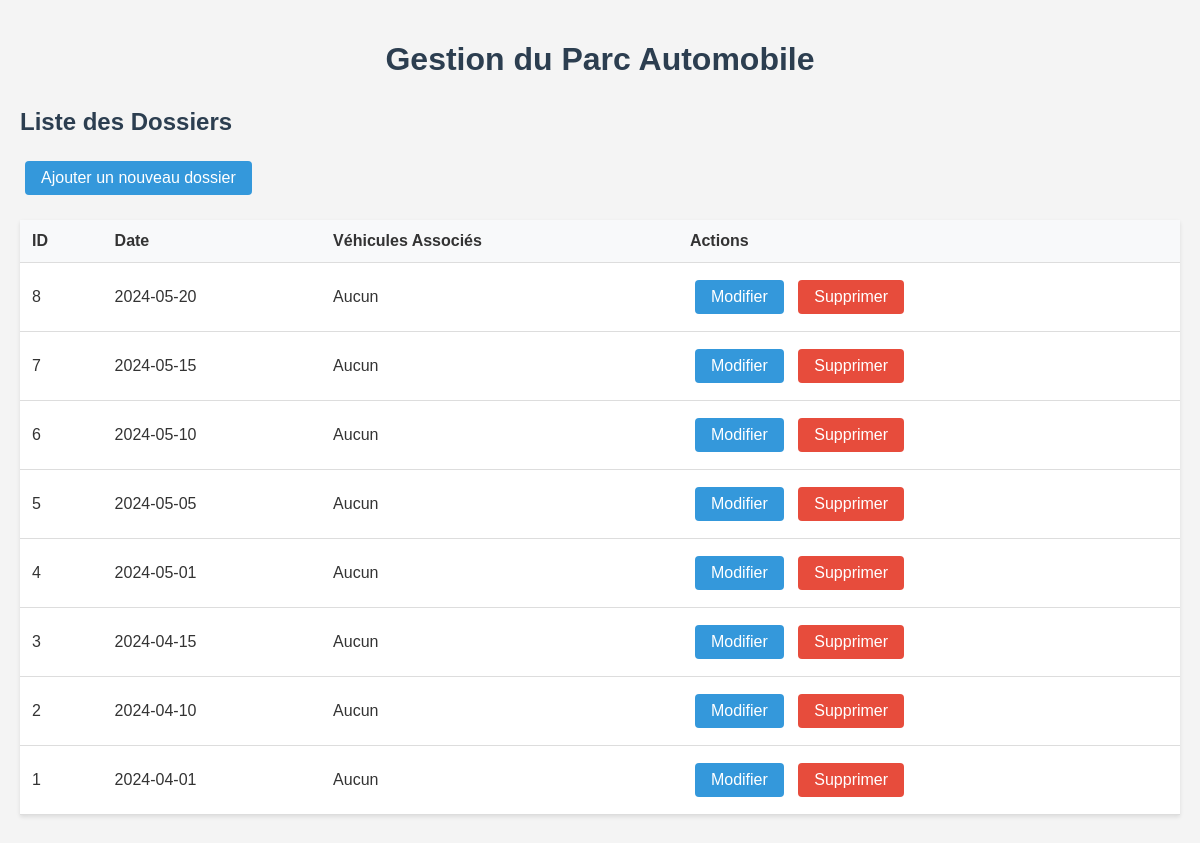
The app's page /dossier.php with its own data.
### tables this page shows
CREATE TABLE dossier (
    id_dossier INT PRIMARY KEY AUTO_INCREMENT,
    date DATE NOT NULL
);

### dossier.php (the view, shortened to what this page needs)
<?php
include 'db_connect.php';
include 'includes/header.php';
$sql = "SELECT
            d.id_dossier,
            d.date,
            GROUP_CONCAT(CONCAT(v.marque, ' ', v.model) SEPARATOR ', ') AS vehicules_associes
        FROM
            dossier d
        LEFT JOIN
            dossier_vehicule dv ON d.id_dossier = dv.id_dossier
        LEFT JOIN
            vehicule v ON dv.id_vehicule = v.id_vehicule
        GROUP BY
            d.id_dossier
        ORDER BY
            d.date DESC";
$result = $conn->query($sql);
?>
<h2>Liste des Dossiers</h2>
<a href="dossier_add.php" class="button">Ajouter un nouveau dossier</a>
<?php if ($result->num_rows > 0): ?>
    <table>
        <thead>
            <tr>
                <th>ID</th>
                <th>Date</th>
                <th>Véhicules Associés</th> <th>Actions</th>
            </tr>
        </thead>
        <tbody>
            <?php while($row = $result->fetch_assoc()): ?>
                <tr>
                    <td><?php echo $row['id_dossier']; ?></td>
                    <td><?php echo $row['date']; ?></td>
                    <td>
                        <?php echo htmlspecialchars($row['vehicules_associes'] ?? 'Aucun'); ?>
                    </td>
                    <td>
                        <a href="dossier_edit.php?id=<?php echo $row['id_dossier']; ?>" class="button">Modifier</a>
                        <a href="dossier.php?delete=<?php echo $row['id_dossier']; ?>" class="button delete" onclick="return confirm('Êtes-vous sûr de vouloir supprimer ce dossier ? Cette action est irréversible.');">Supprimer</a>
                    </td>
                </tr>
            <?php endwhile; ?>
        </tbody>
    </table>
<?php else: ?>
    <p>Aucun dossier trouvé.</p>
<?php endif; ?>
<?php
include 'includes/footer.php';
?>

### includes/header.php (style rules this page uses)
body { font-family: Arial, sans-serif; margin: 0; padding: 0; background-color: #f4f4f4; color: #333; }
h1, h2, h3 { color: #2c3e50; }
.button { display: inline-block; padding: 8px 16px; margin: 5px; background-color: #3498db; color: white; text-decoration: none; border-radius: 4px; border: none; cursor: pointer; }
.button.delete { background-color: #e74c3c; }
table { width: 100%; border-collapse: collapse; margin: 20px 0; background-color: white; box-shadow: 0 2px 4px rgba(0,0,0,0.1); }
th, td { padding: 12px; text-align: left; border-bottom: 1px solid #ddd; }
th { background-color: #f8f9fa; font-weight: bold; }

### records on screen
dossier: id_dossier "8", date "2024-05-20", vehicules_associes "Aucun"
dossier: id_dossier "7", date "2024-05-15", vehicules_associes "Aucun"
dossier: id_dossier "6", date "2024-05-10", vehicules_associes "Aucun"
dossier: id_dossier "5", date "2024-05-05", vehicules_associes "Aucun"
dossier: id_dossier "4", date "2024-05-01", vehicules_associes "Aucun"
dossier: id_dossier "3", date "2024-04-15", vehicules_associes "Aucun"
dossier: id_dossier "2", date "2024-04-10", vehicules_associes "Aucun"
dossier: id_dossier "1", date "2024-04-01", vehicules_associes "Aucun"
